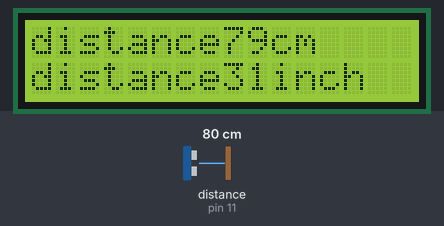
Simulated run of this sketch. Board: Arduino Uno, built with avr-gcc and run on an emulated ATmega328P. Shown: 16×2 character LCD. Wiring (inferred from the names in the program): ultrasonic range finder: trigger pin 10; echo pin 11. The test bench sets the inputs (shaded band); at power-on: distance to the obstacle (sensor on pin 11) 80 cm. The echo pulse lasts 58.3 µs per cm; what the sketch prints to the serial monitor is not drawn.

Above: at 1.26 s.
1.3 s: distance to the obstacle (sensor on pin 11) set to 2 cm
At 2.1 s:
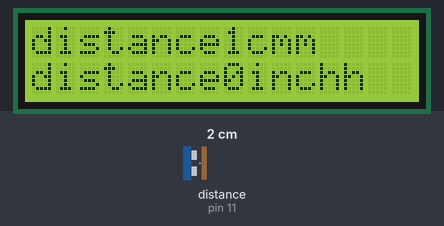
2.8 s: distance to the obstacle (sensor on pin 11) set to 18 cm
At 3.6 s:
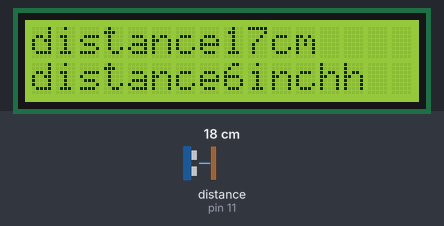
4.3 s: distance to the obstacle (sensor on pin 11) set to 4 cm
At 5.5 s:
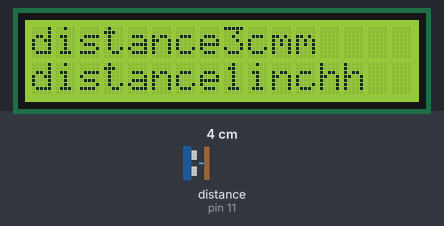
Timing chart, 0 to 7.3 s (numbered marks = the images above; inputs shaded):
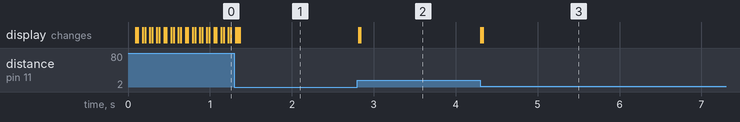

The sketch:

class18.ino
```cpp
#include<LiquidCrystal.h>
LiquidCrystal lcd(2,3,4,5,6,7);
const int trigPin = 10;
const int echoPin = 11;
long duration;
int distanceCm, distanceInch;

void setup(){
  Serial.begin(9600);
  Serial.println("****************LCD-Distance*******************");
  lcd.begin(16,2);
  pinMode(trigPin,OUTPUT);
  pinMode(echoPin,INPUT);
}
void loop()
{
  digitalWrite(trigPin,LOW);
  delayMicroseconds(2);
  digitalWrite(trigPin,HIGH);
  delayMicroseconds(10);
  digitalWrite(trigPin,LOW);
duration = pulseIn(echoPin,HIGH);
distanceCm= duration*0.034/2;
distanceInch= duration*0.0133/2;

lcd.setCursor(0,0);
lcd.print("distance");
lcd.print(distanceCm);
lcd.print("cm");
delay(10);
lcd.setCursor(0,1);
lcd.print("distance");
lcd.print(distanceInch);
lcd.print("inch");
delay(10);
}
```

Measured:
- after the input at 1.3 s, the display: first differs from a run without the input at once (image 1 shows a later state)
- after the input at 2.8 s, the display: first changes at once (image 2 shows a later state)
- after the input at 4.3 s, the display: first changes at once (image 3 shows a later state)
